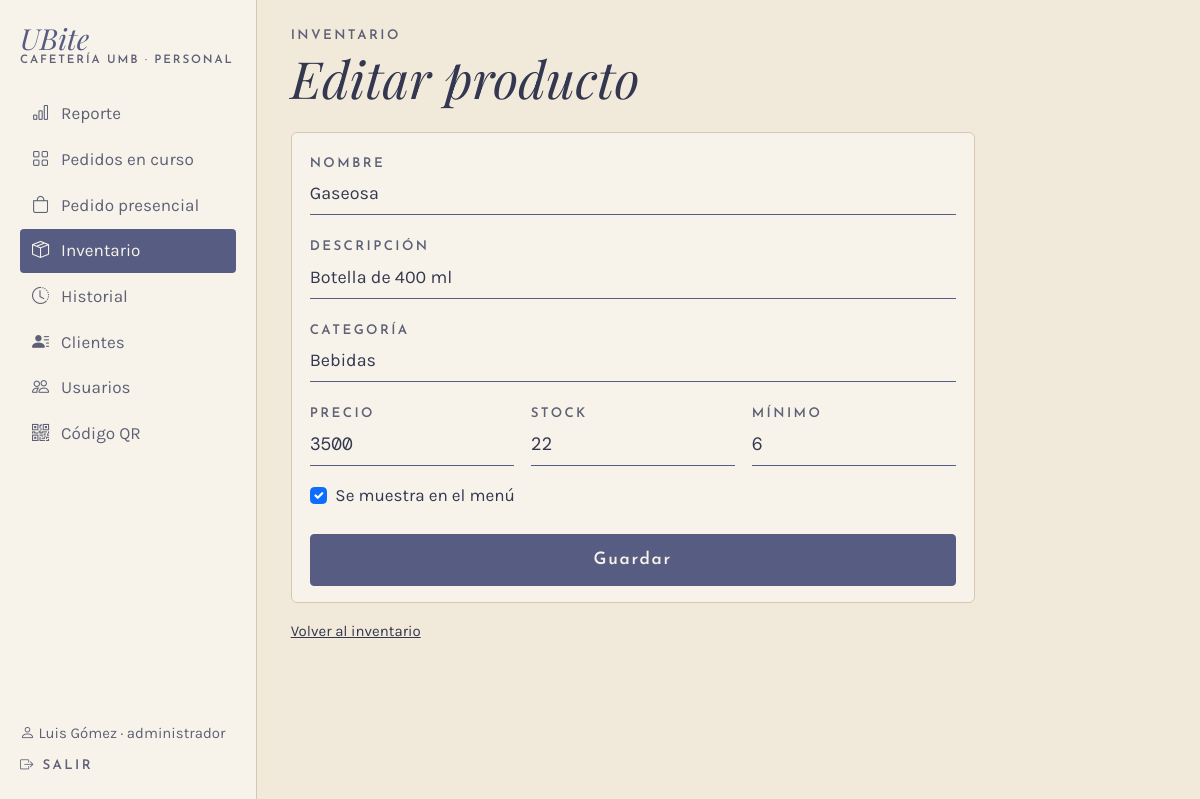
The page /inventario/producto/2 (signed in) on the database as committed earlier.
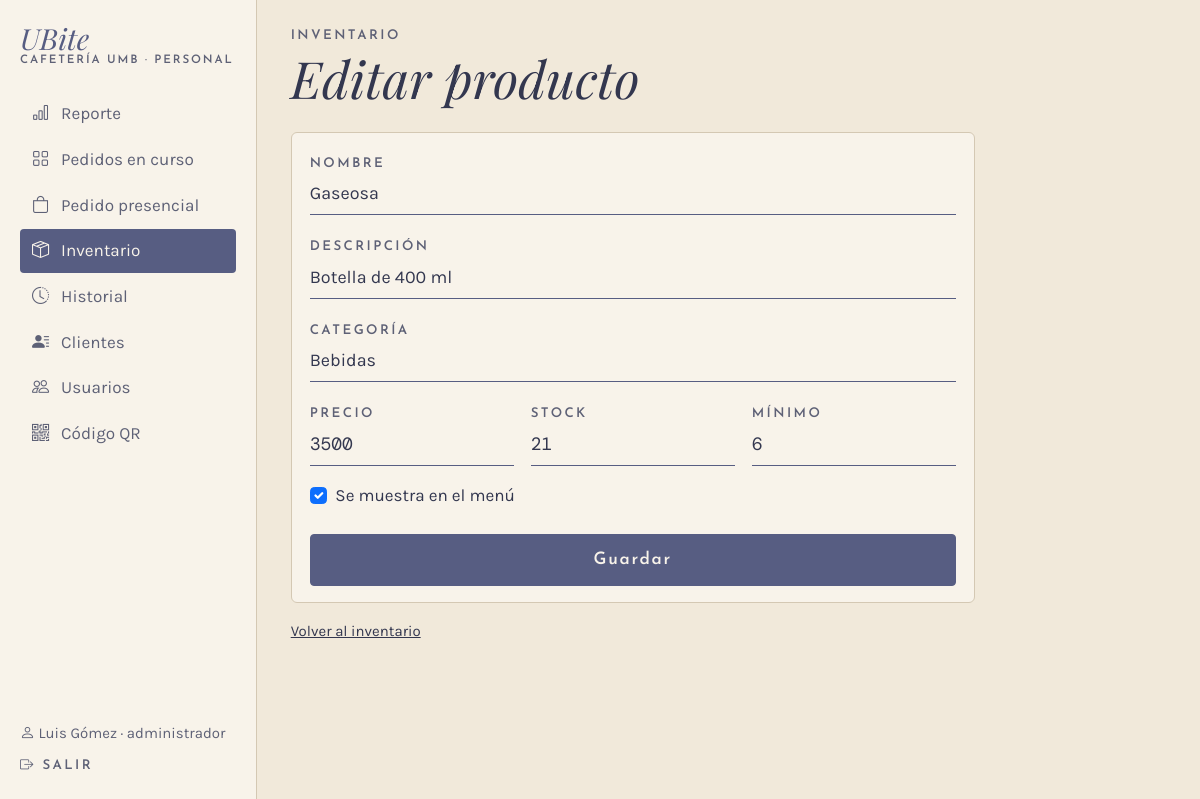
The same page on the database as committed later.
### app/models.py (models this page shows, shortened)
class Producto(db.Model):
    __tablename__ = "producto"
    __table_args__ = (
        db.CheckConstraint("precio > 0", name="ck_producto_precio"),
        db.CheckConstraint("stock_actual >= 0", name="ck_producto_stock"),
        db.CheckConstraint("stock_minimo >= 0", name="ck_producto_minimo"),
    )
    id_producto = db.Column(db.Integer, primary_key=True, autoincrement=True)
    nombre = db.Column(db.Text, nullable=False)
    descripcion = db.Column(db.Text)
    precio = db.Column(db.Float, nullable=False)
    stock_actual = db.Column(db.Integer, nullable=False, default=0)
    stock_minimo = db.Column(db.Integer, nullable=False, default=0)
    activo = db.Column(db.Boolean, nullable=False, default=True)
    id_categoria = db.Column(db.Integer, db.ForeignKey("categoria.id_categoria"), nullable=False)
    categoria = db.relationship("Categoria", back_populates="productos")

### app/routes/inventario.py (the view, shortened to what this page needs)
@bp.route("/producto/nuevo", methods=["GET", "POST"])
@bp.route("/producto/<int:id_producto>", methods=["GET", "POST"])
@rol_requerido("administrador")
def producto(id_producto=None):
    p = db.session.get(Producto, id_producto) if id_producto else None
    if id_producto and p is None:
        return redirect(url_for("inventario.lista"))
    datos = request.form if request.method == "POST" else None
    return render_template("inventario/producto.html", p=p, datos=datos,
                           categorias=Categoria.query.order_by(Categoria.nombre).all(),
                           es_admin=current_user.rol == "administrador")

### app/__init__.py (called while the page is built)
@login_manager.user_loader
def cargar_usuario(id_usuario):
    from .models import Usuario
    u = db.session.get(Usuario, int(id_usuario))
    return u if u is not None and u.activo else None

### app/database.py (called while the page is built)
@event.listens_for(Engine, "begin")
def _iniciar(conexion):
    conexion.exec_driver_sql("BEGIN IMMEDIATE" if _escritura.get() else "BEGIN")

### app/models.py (called while the page is built)
    @property
    def is_active(self):
        return bool(self.activo)

### app/routes/__init__.py (called while the page is built)
def rol_requerido(*roles):
    def decorador(vista):
        @wraps(vista)
        @login_required
        def envoltura(*args, **kwargs):
            if current_user.rol not in roles:
                abort(403)
            return vista(*args, **kwargs)
        return envoltura
    return decorador

### app/routes/cliente.py (called while the page is built)
@bp.app_context_processor
def datos_carrito():
    carrito = session.get("carrito", {})
    return {"unidades_carrito": sum(carrito.values())}

### app/templates/inventario/producto.html (shortened to what this page needs)
{% extends "caja/_base.html" %}
{% set titulo_barra = "Editar producto" if p else "Nuevo producto" %}
{% set atras = url_for('inventario.lista') %}
{% set d = datos or {} %}
{% macro valor(campo, defecto="") %}{{ d.get(campo) if datos else (p[campo] if p and p[campo] is not none else defecto) }}{% endmacro %}
{% block panel %}
<div class="columna-movil mx-lg-0">
  <p class="etiqueta mb-1">Inventario</p>
  <h1 class="titulo display-5 mb-4 d-none d-lg-block">{{ titulo_barra }}</h1>
  <form method="post" class="tarjeta">
    <label class="etiqueta" for="nombre">Nombre</label>
    <input class="form-control linea-campo mb-3" id="nombre" name="nombre" maxlength="60" value="{{ valor('nombre') }}" required>
    <label class="etiqueta" for="descripcion">Descripción</label>
    <input class="form-control linea-campo mb-3" id="descripcion" name="descripcion" maxlength="80" value="{{ valor('descripcion') }}">
    <label class="etiqueta" for="categoria">Categoría</label>
    <input class="form-control linea-campo mb-3" id="categoria" name="categoria" list="categorias" maxlength="30" required
           value="{{ d.get('categoria') if datos else (p.categoria.nombre if p else '') }}">
    <div class="row g-3 mb-3">
      <div class="col-4">
        <label class="etiqueta" for="precio">Precio</label>
        <input class="form-control linea-campo mono" id="precio" name="precio" type="number" min="50" max="500000" step="50" value="{{ valor('precio')|replace('.0', '') }}" required>
      </div>
      <div class="col-4">
        <label class="etiqueta" for="stock_actual">Stock</label>
        <input class="form-control linea-campo mono" id="stock_actual" name="stock_actual" type="number" min="0" max="9999" value="{{ valor('stock_actual', 0) }}" required>
      </div>
      <div class="col-4">
        <label class="etiqueta" for="stock_minimo">Mínimo</label>
        <input class="form-control linea-campo mono" id="stock_minimo" name="stock_minimo" type="number" min="0" max="9999" value="{{ valor('stock_minimo', 0) }}" required>
      </div>
    </div>
    <div class="form-check mb-4">
      {% set activo = (d.get('activo') == 'si') if datos else (p.activo if p else true) %}
      <input class="form-check-input" type="checkbox" id="activo" name="activo" value="si" {{ 'checked' if activo }}>
      <label class="form-check-label" for="activo">Se muestra en el menú</label>
    </div>
    <button class="btn btn-ubite w-100" type="submit">Guardar</button>
  </form>
  <a class="small d-inline-block mt-3" href="{{ url_for('inventario.lista') }}">Volver al inventario</a>
</div>
{% endblock %}

Rows that differ between the two databases and show on the page:
changed Producto "Gaseosa": stock_actual "22" → "21"
